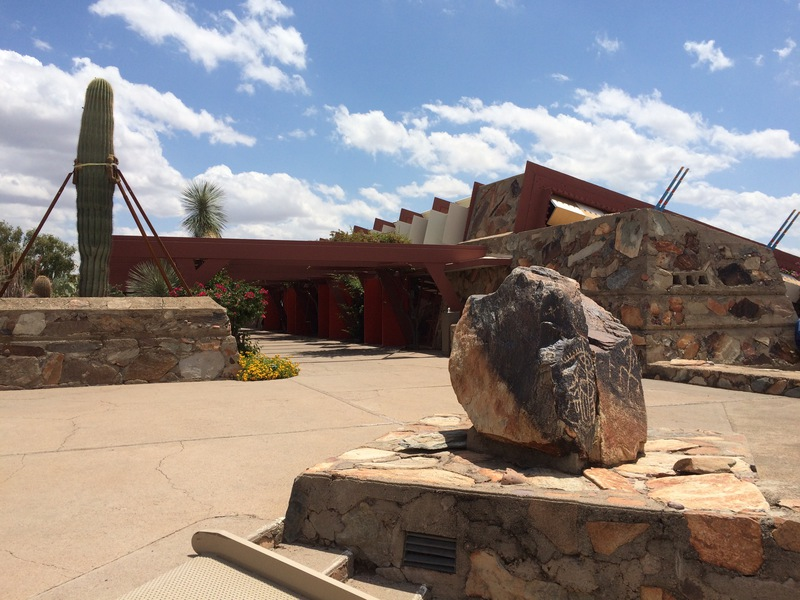
#> input picture images/IMG_1786-2.jpg, 800 x 600 px; its folder holds 3 pictures in this run
$ jupyter execute Image_Stitching_Basics_Using_OpenCV.ipynb   (shell and % lines are left out)
#> lines starting #> are read from the running program, lines starting #| are printed output that depends on the picture; after the words box and inside, x2 and y2 are one past the last pixel; in counts of white or black regions, pixels touching at a corner belong together
[cell 1]
from google.colab import drive
drive.mount('/content/drive', force_remount=True)

[cell 2]
# import the necessary packages
from imutils import paths
import numpy as np
import imutils
import cv2
from google.colab.patches import cv2_imshow
from matplotlib import pyplot as plt

[cell 3]
# grab the paths to the input images and initialize our images list
pathToImages = "/content/drive/My Drive/image-stitching-opencv/images"
print("Loading Images...")
imagePaths = sorted(list(paths.list_images(pathToImages)))
images = []

[cell 4]
# loop over the image paths, load each one, and add them to our
# images to stich list
for imagePath in imagePaths:
	image = cv2.imread(imagePath)
#> image is the input picture: shape (600, 800, 3); mean B, G, R 133.6, 135.3, 142.9
	images.append(image)

titles = ['Image 1', 'Image 2', 'Image 3']
plt.figure(figsize=(20,20))
plt.subplot(1,3,1),plt.imshow(cv2.cvtColor(images[0], cv2.COLOR_BGR2RGB))
plt.title(titles[0]), plt.xticks([]), plt.yticks([])
plt.subplot(1,3,2),plt.imshow(cv2.cvtColor(images[1], cv2.COLOR_BGR2RGB))
plt.title(titles[1]), plt.xticks([]), plt.yticks([])
plt.subplot(1,3,3),plt.imshow(cv2.cvtColor(images[2], cv2.COLOR_BGR2RGB))
plt.title(titles[2]), plt.xticks([]), plt.yticks([])
plt.show()

[cell 5]
# initialize OpenCV's image sticher object and then perform the image stitching
print("Stitching Images...")
stitcher = cv2.createStitcher() if imutils.is_cv3() else cv2.Stitcher_create()
(status, stitchedImage) = stitcher.stitch(images)
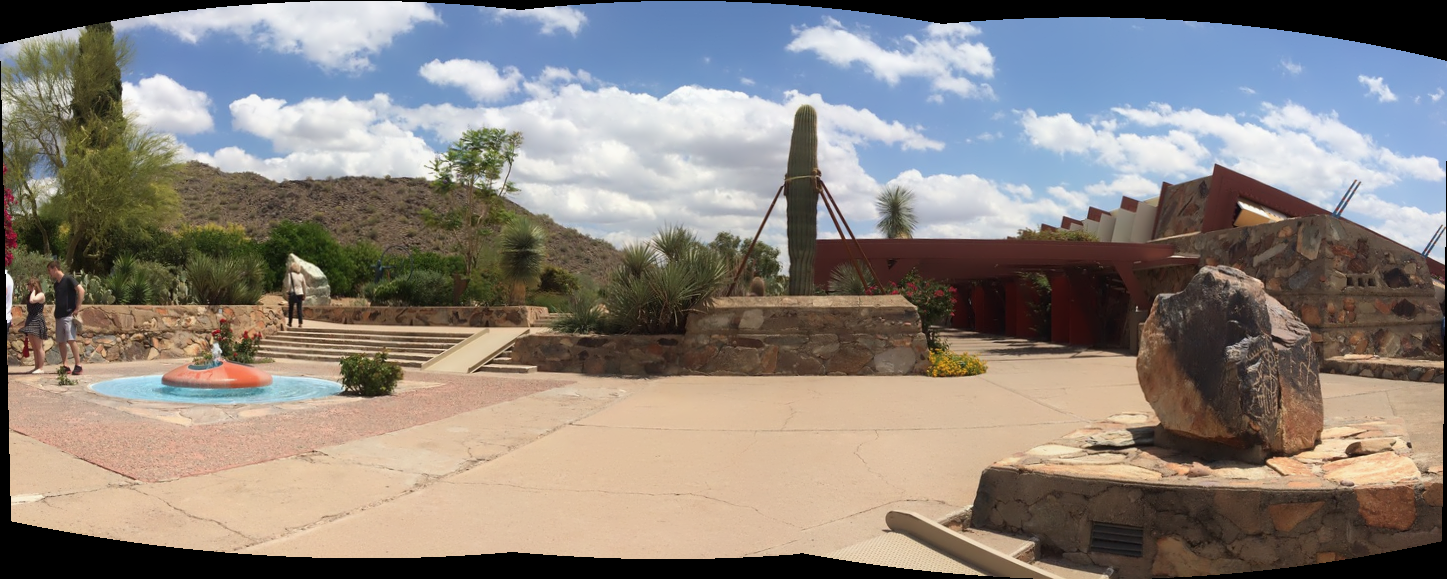
#> stitchedImage: shape (579, 1447, 3); mean of channels 0, 1, 2 125, 131.5, 139.2; drawn as B, G, R
#> status = 0

[cell 6]
outputPath = "/content/drive/My Drive/image-stitching-opencv/output.png"
# if the status is '0', then OpenCV successfully performed image stitching
if status == 0:
	print("Cropping...")

	stitchedImage = cv2.copyMakeBorder(stitchedImage, 10, 10, 10, 10, cv2.BORDER_CONSTANT, (0, 0, 0))
#> stitchedImage: shape (599, 1467, 3)
	# Convert the stitched image to grayscale and threshold it
	# such that all pixels greater than zero are set to 255
	# (foreground) while all others remain 0 (background)
	gray = cv2.cvtColor(stitchedImage, cv2.COLOR_BGR2GRAY)
	thresh = cv2.threshold(gray, 0, 255, cv2.THRESH_BINARY)[1]
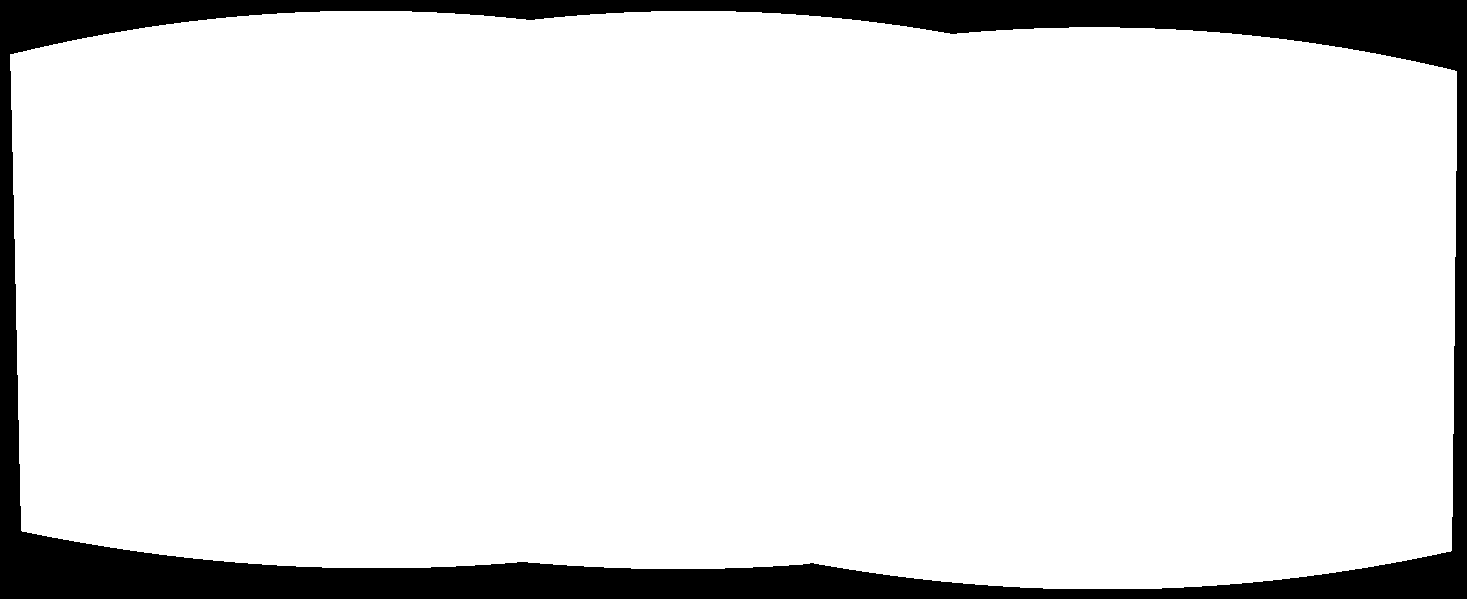
#> thresh: shape (599, 1467); 89% white; 1 black region

	# find all external contours in the threshold image then find
	# the *largest* contour which will be the contour/outline of
	# the stitched image
	cnts = cv2.findContours(thresh.copy(), cv2.RETR_EXTERNAL, cv2.CHAIN_APPROX_SIMPLE)
#> cnts = 1 contour; box (x1, y1, x2, y2) and area: (10, 11, 1457, 589) 779996
	cnts = imutils.grab_contours(cnts)
	c = max(cnts, key=cv2.contourArea)
#> c = contour of 544 points, box (x1, y1, x2, y2) (10, 11, 1457, 589), area 779996

	# allocate memory for the mask which will contain the rectangular bounding box of the stitched image region
	mask = np.zeros(thresh.shape, dtype="uint8")
	(x, y, w, h) = cv2.boundingRect(c)
#> x = 10; y = 11; w = 1447; h = 578
	cv2.rectangle(mask, (x, y), (x + w, y + h), 255, -1)
#> mask: shape (599, 1467); 95.4% white; 1 black region, box (x1, y1, x2, y2) and area: (0, 0, 1467, 599) 40341

	# create two copies of the mask: one to serve as our actual
	# minimum rectangular region and another to serve as a counter
	# for how many pixels need to be removed to form the minimum
	# rectangular region
	minRect = mask.copy()
	sub = mask.copy()

	# keep looping until there are no non-zero pixels left in the
	# subtracted image
	while cv2.countNonZero(sub) > 0:
		# erode the minimum rectangular mask and then subtract
		# the thresholded image from the minimum rectangular mask
		# so we can count if there are any non-zero pixels left
		minRect = cv2.erode(minRect, None)
		sub = cv2.subtract(minRect, thresh)
#> this loop made 51 passes
#> pass 1, `sub = cv2.subtract(minRect, thresh)`:
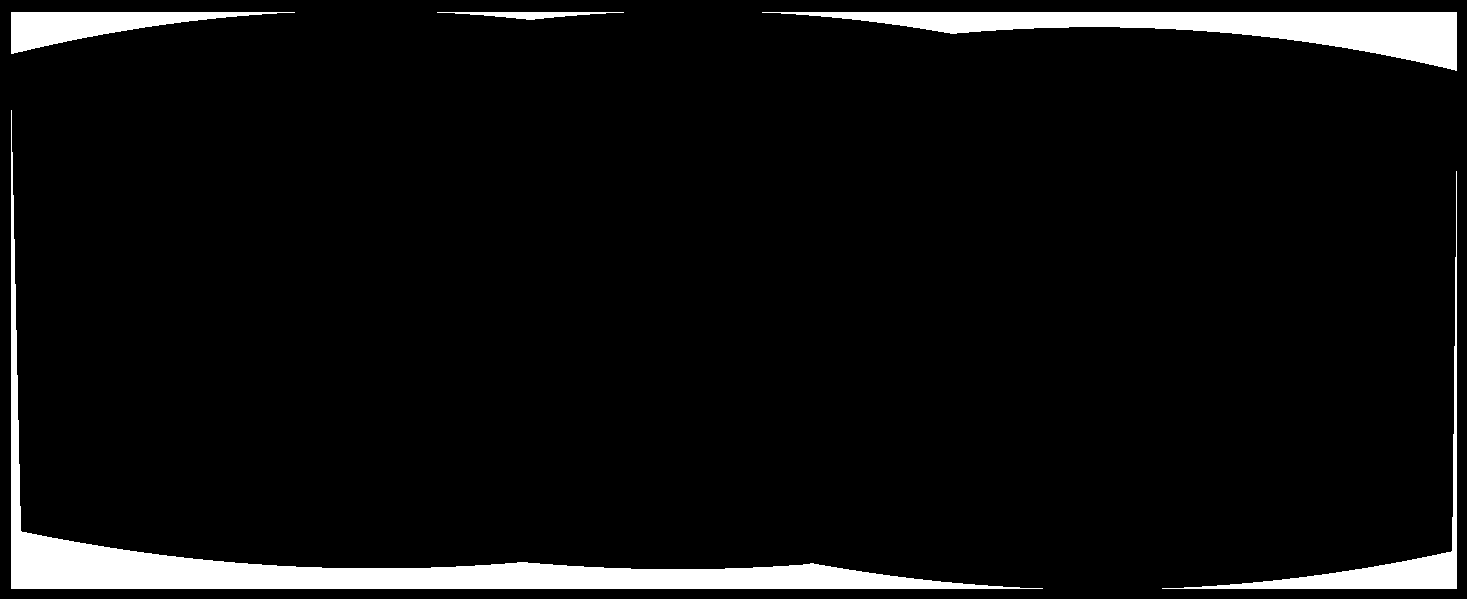
#> sub: shape (599, 1467); 6% white; 5 white regions, box (x1, y1, x2, y2) and area: (11, 110, 1043, 589) 26643, (762, 12, 1457, 71) 15029, (1162, 171, 1457, 589) 5496, (11, 12, 295, 54) 4749, (437, 12, 624, 20) 706
#> after the loop:
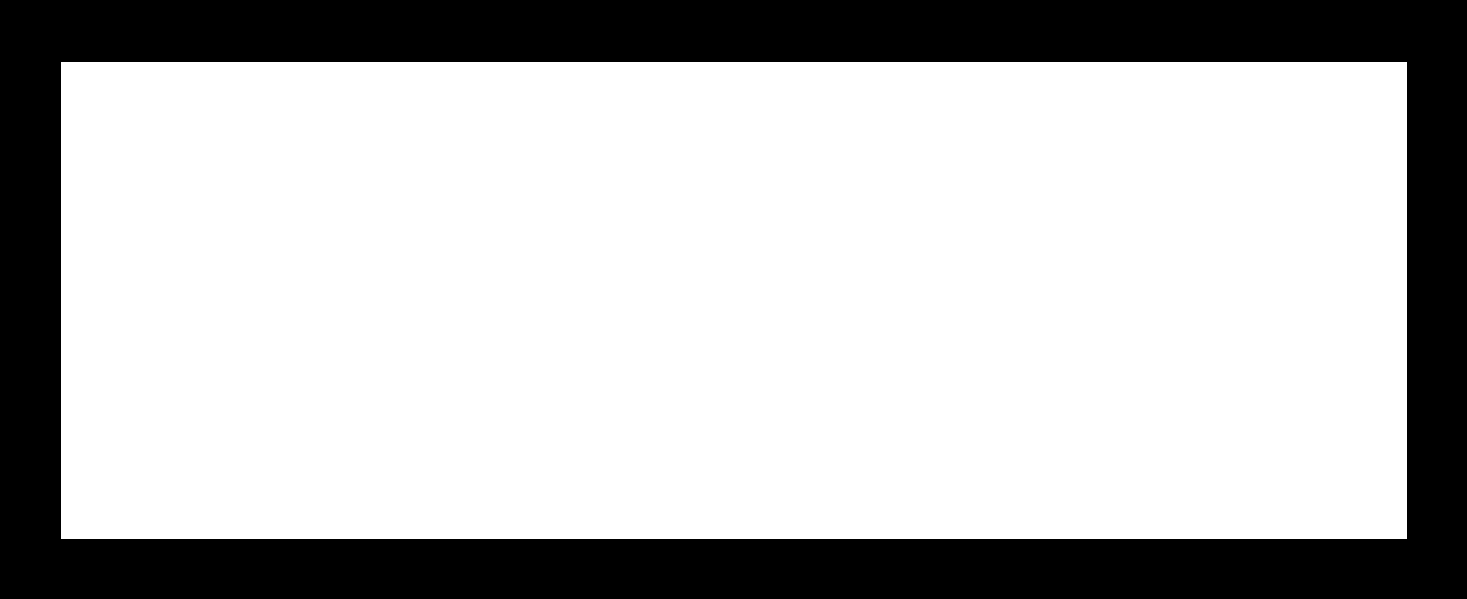
#> minRect: shape (599, 1467); 73.1% white; 1 black region

	# find contours in the minimum rectangular mask and then
	# extract the bounding box (x, y)-coordinates
	cnts = cv2.findContours(minRect.copy(), cv2.RETR_EXTERNAL,
		cv2.CHAIN_APPROX_SIMPLE)
#> cnts = 1 contour; box (x1, y1, x2, y2) and area: (61, 62, 1407, 539) 640220
	cnts = imutils.grab_contours(cnts)
#> cnts = [[[61, 62], [61, 538], [1406, 538], [1406, 62]]]
	c = max(cnts, key=cv2.contourArea)
#> c = [[61, 62], [61, 538], [1406, 538], [1406, 62]]
	(x, y, w, h) = cv2.boundingRect(c)
#> x = 61; y = 62; w = 1346; h = 477

	# use the bounding box coordinates to extract the our final
	# stitched image
	stitchedImage = stitchedImage[y:y + h, x:x + w]
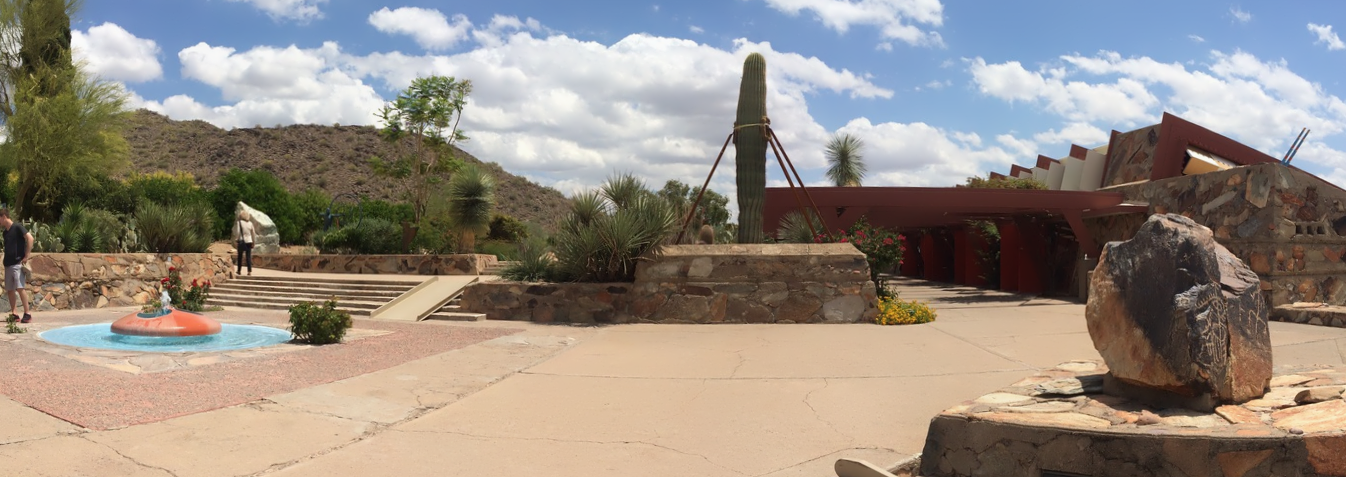
#> stitchedImage: shape (477, 1346, 3); mean of channels 0, 1, 2 130.4, 139.6, 149.4; drawn as B, G, R

	# write the output stitched image to disk
	cv2.imwrite(outputPath, stitchedImage)

	# display the output stitched image to our screen
	cv2_imshow(stitchedImage)

# otherwise the stitching failed, likely due to not enough keypoints)
# being detected
else:
	print("Image stitching failed ({})".format(status))
